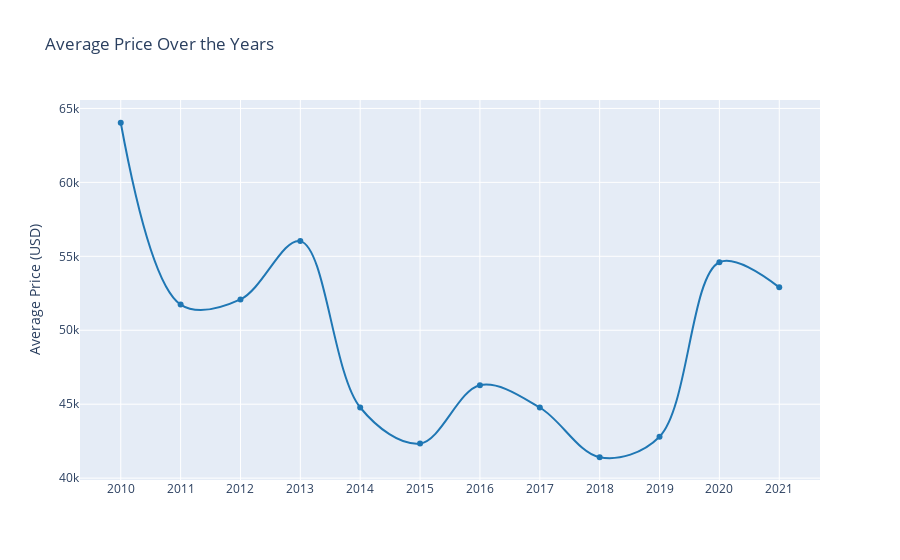

The cell this chart's notebook holds for it:
### Code cell
fig = px.line(df_prices, x='Year', y='BEV average price (USD)', 
              title='Average Price Over the Years',
              labels={'Year': '', 'BEV average price (USD)': 'Average Price (USD)'},
              line_shape='spline',    # Choose line shape, e.g., 'linear', 'spline', 'hv', 'vh'
              markers=True,           # Show markers on data points
              # markersize=6,           # Adjust marker size
              color_discrete_sequence=['#1f77b4'],  # Set custom color
              hover_name='BEV average price (USD)',  # Displayed on hover
              hover_data={'Year': False},  # Hide 'Year' in hover label
              )

fig.update_xaxes(tickvals=df_prices['Year'], tickmode='array', dtick=1)  # Show every year on x-axis
fig.update_layout(xaxis_nticks=len(df_prices['Year']), xaxis_title_standoff=20)  # Adjust x-axis labels

fig.show()
fig.write_html('../data/html/BEV_price_trend_years.html')

### Figure 1 — Plotly figure (JSON) as saved in the notebook; plotly's stock layout.template omitted (floating-point values rounded to 4 significant figures)
{"data": [{"hovertemplate": "<b>%{hovertext}</b><br><br>Average Price (USD)=%{y}<extra></extra>", "hovertext": [64032, 51736, 52084, 56028, 44776, 42340, 46284, 44776, 41412, 42804, 54600, 52900], "legendgroup": "", "line": {"color": "#1f77b4", "dash": "solid", "shape": "spline"}, "marker": {"symbol": "circle"}, "mode": "lines+markers", "name": "", "orientation": "v", "showlegend": false, "type": "scatter", "x": [2010, 2011, 2012, 2013, 2014, 2015, 2016, 2017, 2018, 2019, 2020, 2021], "xaxis": "x", "y": [64032, 51736, 52084, 56028, 44776, 42340, 46284, 44776, 41412, 42804, 54600, 52900], "yaxis": "y"}], "layout": {"autosize": true, "legend": {"tracegroupgap": 0}, "title": {"text": "Average Price Over the Years"}, "xaxis": {"anchor": "y", "autorange": true, "domain": [0, 1], "dtick": 1, "nticks": 12, "range": [2009.0, 2022.0], "tickmode": "array", "tickvals": [2010, 2011, 2012, 2013, 2014, 2015, 2016, 2017, 2018, 2019, 2020, 2021], "title": {"standoff": 20, "text": ""}, "type": "linear"}, "yaxis": {"anchor": "x", "autorange": true, "domain": [0, 1], "range": [39550.0, 65900.0], "title": {"text": "Average Price (USD)"}, "type": "linear"}}}
